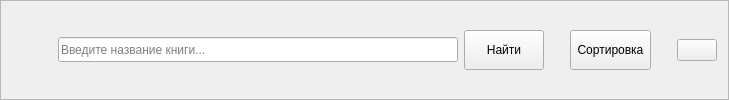
        <widget class="QFrame" name="frame_search_ab">
         <property name="frameShape">
          <enum>QFrame::StyledPanel</enum>
         </property>
         <property name="frameShadow">
          <enum>QFrame::Raised</enum>
         </property>
         <layout class="QHBoxLayout" name="horizontalLayout_6">
          <item>
           <widget class="QLabel" name="icon_search_ab">
            <property name="minimumSize">
             <size>
              <width>40</width>
              <height>30</height>
             </size>
            </property>
            <property name="maximumSize">
             <size>
              <width>40</width>
              <height>30</height>
             </size>
            </property>
            <property name="styleSheet">
             <string notr="true">image: url(:/newPrefix/icon2/searsh.png);</string>
            </property>
            <property name="text">
             <string/>
            </property>
           </widget>
          </item>
          <item alignment="Qt::AlignVCenter">
           <widget class="QLineEdit" name="lineEdit_search_ab">
            <property name="sizePolicy">
             <sizepolicy hsizetype="Expanding" vsizetype="Preferred">
              <horstretch>0</horstretch>
              <verstretch>0</verstretch>
             </sizepolicy>
            </property>
            <property name="minimumSize">
             <size>
              <width>400</width>
              <height>25</height>
             </size>
            </property>
            <property name="toolTip">
             <string>&lt;html&gt;&lt;head/&gt;&lt;body&gt;&lt;p&gt;Строка поиска...&lt;/p&gt;&lt;/body&gt;&lt;/html&gt;</string>
            </property>
            <property name="styleSheet">
             <string notr="true"/>
            </property>
            <property name="placeholderText">
             <string>Введите название книги...</string>
            </property>
           </widget>
          </item>
          <item>
           <widget class="QPushButton" name="pushButton_search">
            <property name="minimumSize">
             <size>
              <width>0</width>
              <height>40</height>
             </size>
            </property>
            <property name="cursor">
             <cursorShape>PointingHandCursor</cursorShape>
            </property>
            <property name="toolTip">
             <string>&lt;html&gt;&lt;head/&gt;&lt;body&gt;&lt;p align=&quot;center&quot;&gt;Поиск книги&lt;/p&gt;&lt;/body&gt;&lt;/html&gt;</string>
            </property>
            <property name="text">
             <string> Найти </string>
            </property>
            <property name="iconSize">
             <size>
              <width>40</width>
              <height>60</height>
             </size>
            </property>
           </widget>
          </item>
          <item>
           <spacer name="horizontalSpacer_ab">
            <property name="orientation">
             <enum>Qt::Horizontal</enum>
            </property>
            <property name="sizeType">
             <enum>QSizePolicy::Fixed</enum>
            </property>
            <property name="sizeHint" stdset="0">
             <size>
              <width>20</width>
              <height>20</height>
             </size>
            </property>
           </spacer>
          </item>
          <item>
           <widget class="QPushButton" name="pushButton_sort">
            <property name="minimumSize">
             <size>
              <width>0</width>
              <height>40</height>
             </size>
            </property>
            <property name="cursor">
             <cursorShape>PointingHandCursor</cursorShape>
            </property>
            <property name="toolTip">
             <string>&lt;html&gt;&lt;head/&gt;&lt;body&gt;&lt;p align=&quot;center&quot;&gt;Открыть сортировку&lt;/p&gt;&lt;/body&gt;&lt;/html&gt;</string>
            </property>
            <property name="text">
             <string> Сортировка </string>
            </property>
            <property name="iconSize">
             <size>
              <width>40</width>
              <height>60</height>
             </size>
            </property>
           </widget>
          </item>
          <item>
           <spacer name="horizontalSpacer">
            <property name="orientation">
             <enum>Qt::Horizontal</enum>
            </property>
            <property name="sizeType">
             <enum>QSizePolicy::Fixed</enum>
            </property>
            <property name="sizeHint" stdset="0">
             <size>
              <width>20</width>
              <height>20</height>
             </size>
            </property>
           </spacer>
          </item>
          <item alignment="Qt::AlignRight|Qt::AlignVCenter">
           <widget class="QPushButton" name="pushButton_menu_ab">
            <property name="cursor">
             <cursorShape>PointingHandCursor</cursorShape>
            </property>
            <property name="toolTip">
             <string>&lt;html&gt;&lt;head/&gt;&lt;body&gt;&lt;p align=&quot;center&quot;&gt;Скрыть/раскрыть меню пользователя&lt;/p&gt;&lt;/body&gt;&lt;/html&gt;</string>
            </property>
            <property name="text">
             <string/>
            </property>
            <property name="icon">
             <iconset resource="QtResources/white_icon.qrc">
              <normaloff>:/newPrefix/icon2/menu.png</normaloff>:/newPrefix/icon2/menu.png</iconset>
            </property>
            <property name="iconSize">
             <size>
              <width>50</width>
              <height>50</height>
             </size>
            </property>
           </widget>
          </item>
         </layout>
        </widget>
